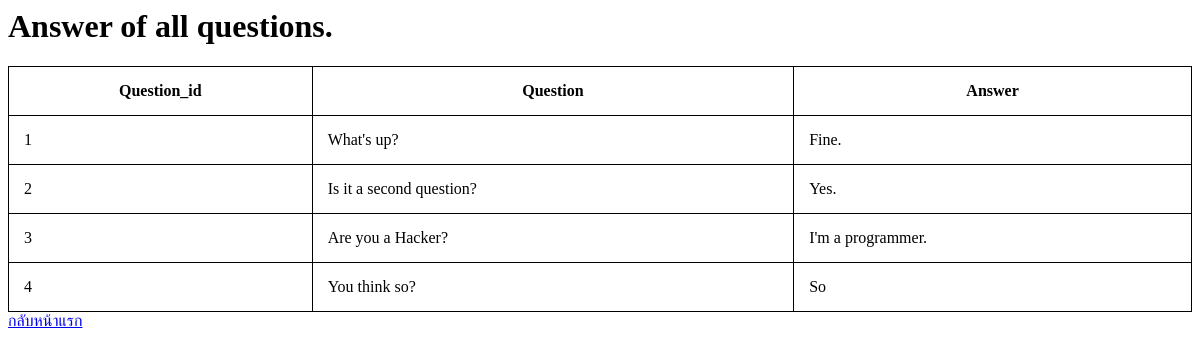
Page /quiz/quizanswer/ on the earlier database version.
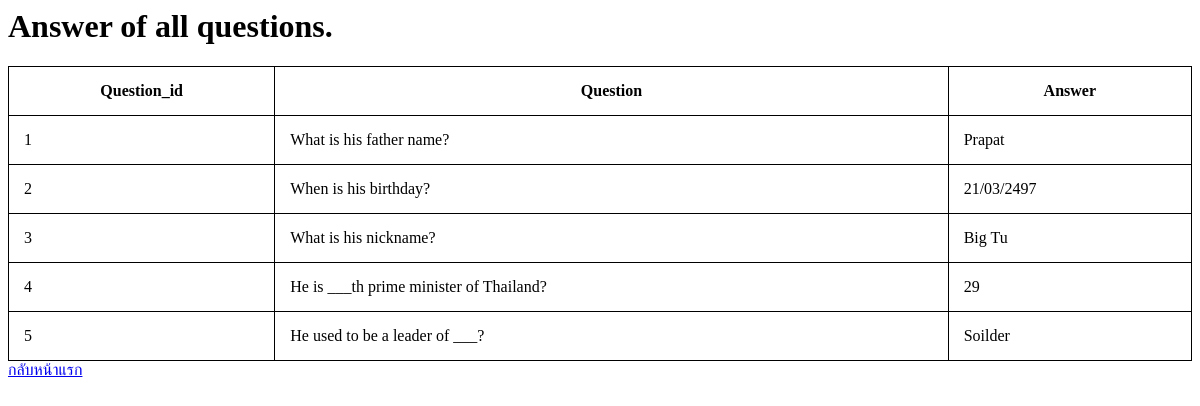
Same page on the later database version.
### quiz/models.py (models this page shows, shortened)
class Question(models.Model):
    question_text = models.CharField(max_length=200)

class Choice(models.Model):
    question = models.ForeignKey(Question, on_delete=models.CASCADE)
    choice_text = models.CharField(max_length=200)
    answer = models.BooleanField(default=False)

### quiz/views.py (the view)
def quizanswer(request):
    context = {'question': Question.objects.all()}
    return render(request, 'quiz/quizanswer.html',context)

### quiz/templates/quiz/quizanswer.html (shortened to what this page needs)
<h1>Answer of all questions.</h1>
</head>
<body>
<table style="width:100%">
  <tr>
    <th>Question_id</th>
    <th>Question</th>
    <th>Answer</th>
  </tr>
{% for data in question.all %}
  <tr>
    <td>{{forloop.counter}}</td>
    <td>{{data.question_text}}</td>
   {% for choice in data.choice_set.all %}
       {% if choice.answer %}
           <td>{{choice.choice_text}}<br>
       {% endif %}
   {% endfor %}
  </td></tr>
{% endfor %}
</table>
</body>
</html>
<a href="{% url 'quiz:index' %}">กลับหน้าแรก<br>

Differences in the rows shown:
removed Question: question_text "What's up?"
removed Choice: choice_text "Fine.", shown under "What's up?"
removed Question: question_text "Is it a second question?"
removed Choice: choice_text "Yes.", shown under "Is it a second question?"
removed Question: question_text "Are you a Hacker?"
removed Choice: choice_text "I'm a programmer.", shown under "Are you a Hacker?"
removed Question: question_text "You think so?"
removed Choice: choice_text "So", shown under "You think so?"
added Question: question_text "What is his father name?"
added Choice: choice_text "Prapat", shown under "What is his father name?"
added Question: question_text "When is his birthday?"
added Choice: choice_text "21/03/2497", shown under "When is his birthday?"
added Question: question_text "What is his nickname?"
added Choice: choice_text "Big Tu", shown under "What is his nickname?"
added Question: question_text "He is ___th prime minister of Thailand?"
added Choice: choice_text "29", shown under "He is ___th prime minister of Thailand?"
added Question: question_text "He used to be a leader of ___?"
added Choice: choice_text "Soilder", shown under "He used to be a leader of ___?"
